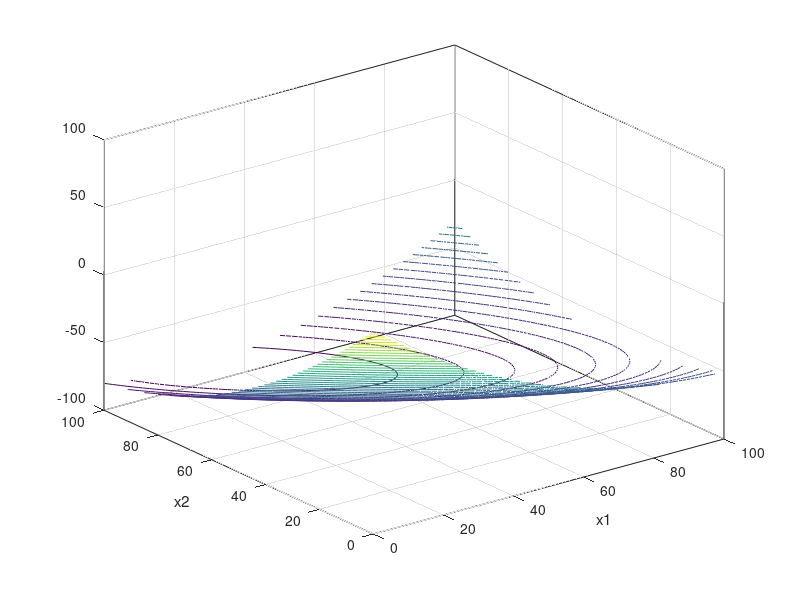

Write MATLAB code to recreate this figure. (Note: this script raises an error after producing the figure.)
%% Question3 la methode de Newton avec recherche lineaire.
figure(1)
%x1=-2:0.05:2;%Le code de Question3.
%x2=-4:0.05:4;
x1=0:1:100;%Le code de Question5.
x2=0:1:100;
[X1,X2]=meshgrid(x1,x2);
%f= 100*(X2 - X1.^2 ).^2 +(1 - X1).^2 ;
f = -2*X1-2.3*X2+0.01*X1.^2+0.01*X2.^2+0.015*X1.*X2+50;
%mesh(X1,X2,f);
contour3(X1,X2,f,40);
xlabel('x1');ylabel('x2');
hold on;
%x=[-1.5;1.5];%le depart du point.Le code de Question3.
x=[100;100];%le depart du point.Le code de Question5.
y=Newton(x,0.4,0.7)